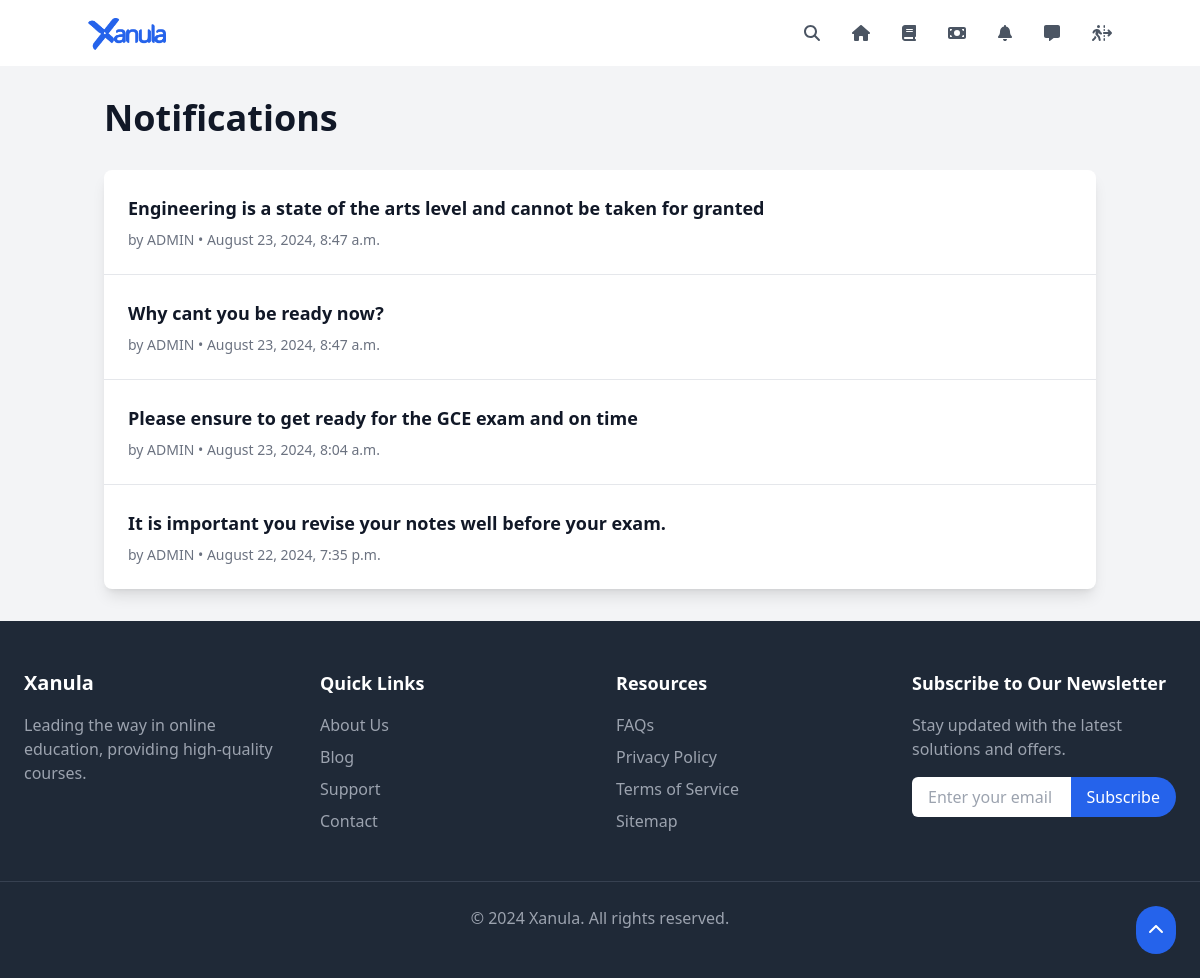
The app's page /notifications/ (signed in) with its own data.
### core/models.py (models this page shows, shortened)
class Notification(models.Model):
    recipient = models.ForeignKey(User, on_delete=models.CASCADE, null=True, blank=True)
    message = models.TextField()
    created_at = models.DateTimeField(auto_now_add=True)
    is_read = models.BooleanField(default=False)
    is_global = models.BooleanField(default=False)

### core/views.py (the view)
# urls.py: path('notifications/', views.NotificationListView.as_view(), name='notification_list'),
class NotificationListView(LoginRequiredMixin, ListView):
    model = Notification
    template_name = 'core/notification_list.html'
    context_object_name = 'notifications'
    def get_queryset(self):
        return Notification.objects.filter(
            recipient=self.request.user
        ) | Notification.objects.filter(is_global=True).order_by('-created_at')
    def get(self, request, *args, **kwargs):
        response = super().get(request, *args, **kwargs)
        Notification.objects.filter(recipient=request.user, is_read=False).update(is_read=True)
        Notification.objects.filter(is_global=True, is_read=False).update(is_read=True)
        return response

### core/context_processors.py (called while the page is built)
def notification_count(request):
    if request.user.is_authenticated:
        count = ExplanationRequest.objects.filter(user=request.user, status='pending').count()
        return {'notification_count': count}
    return {'notification_count': 0}

def general_notification_count(request):
    if request.user.is_authenticated and not request.user.is_staff:
        count = Notification.objects.filter(
            recipient=request.user,
            is_read=False
        ).count() + Notification.objects.filter(
            is_global=True,
            is_read=False
        ).count()
        return {'unread_notifications_count': count}
    return {'unread_notifications_count': 0}

### templates/core/notification_list.html (shortened to what this page needs)
{% extends 'base.html' %}
{% block content %}
<div class="container mx-auto px-4 py-8" x-data="{ unreadCount: {{ unread_notifications_count }} }">
    <h1 class="text-4xl font-extrabold text-gray-900 mb-8">Notifications</h1>
    <div class="bg-white shadow-lg rounded-lg">
        <ul class="divide-y divide-gray-200">
            {% for notification in notifications %}
            <li class="p-6 hover:bg-gray-50 flex justify-between items-start">
                <div>
                    <p class="text-lg font-semibold text-gray-900">{{ notification.message }}</p>
                    <p class="text-sm text-gray-500 mt-2">
                        <span class="font-medium">by ADMIN</span> &bull; {{ notification.created_at|date:"F j, Y, g:i a" }}
                    </p>
                </div>
            </li>
            {% empty %}
            <li class="p-6">
                <p class="text-sm text-gray-500">No notifications.</p>
            </li>
            {% endfor %}
        </ul>
    </div>
</div>
{% endblock %}

### records on screen
Notification: message "Engineering is a state of the arts level and cannot be taken for granted", created_at "August 23, 2024, 8:47 a.m."
Notification: message "Why cant you be ready now?", created_at "August 23, 2024, 8:47 a.m."
Notification: message "Please ensure to get ready for the GCE exam and on time", created_at "August 23, 2024, 8:04 a.m."
Notification: message "It is important you revise your notes well before your exam.", created_at "August 22, 2024, 7:35 p.m."
